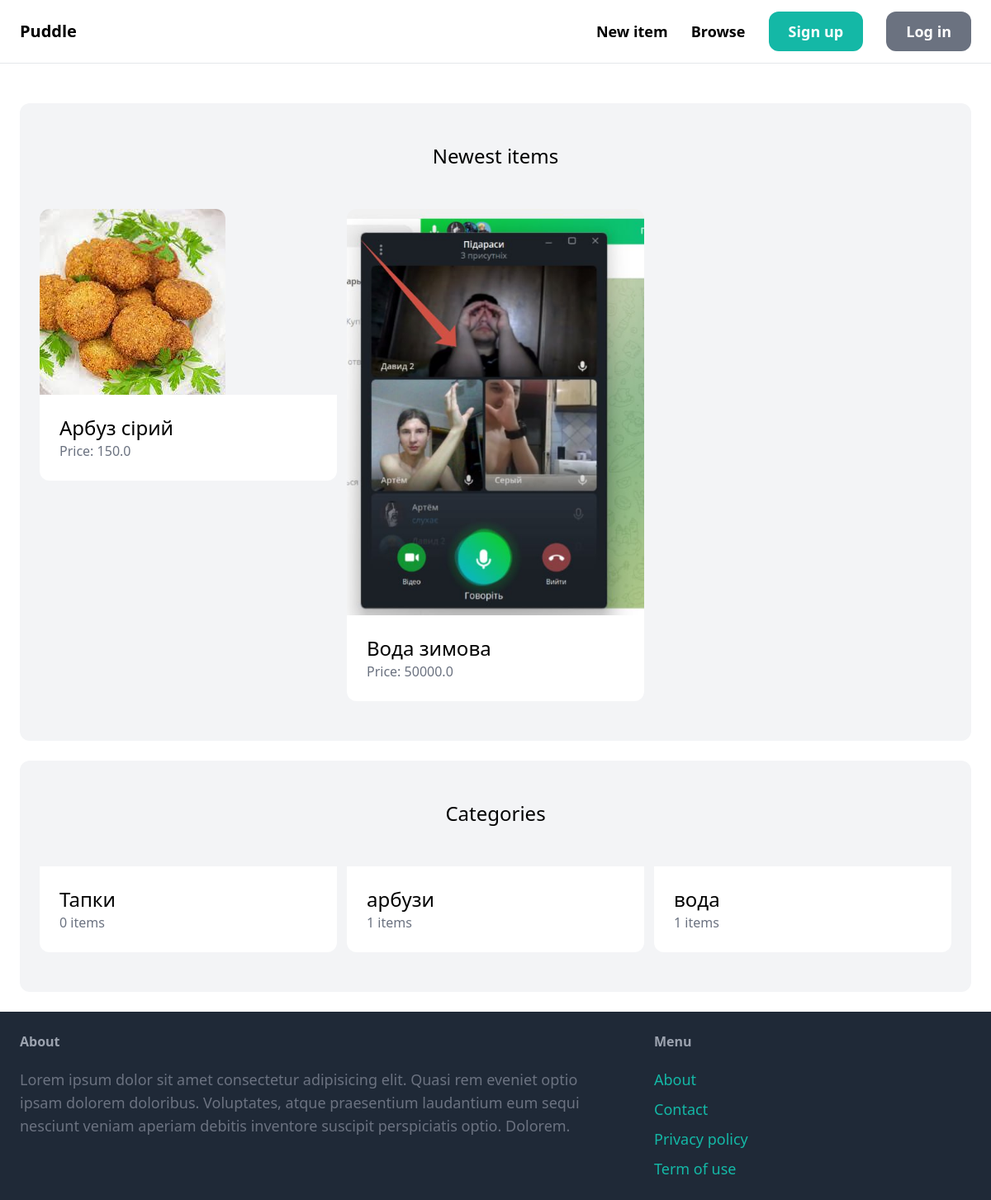
Before: / with the older database file.
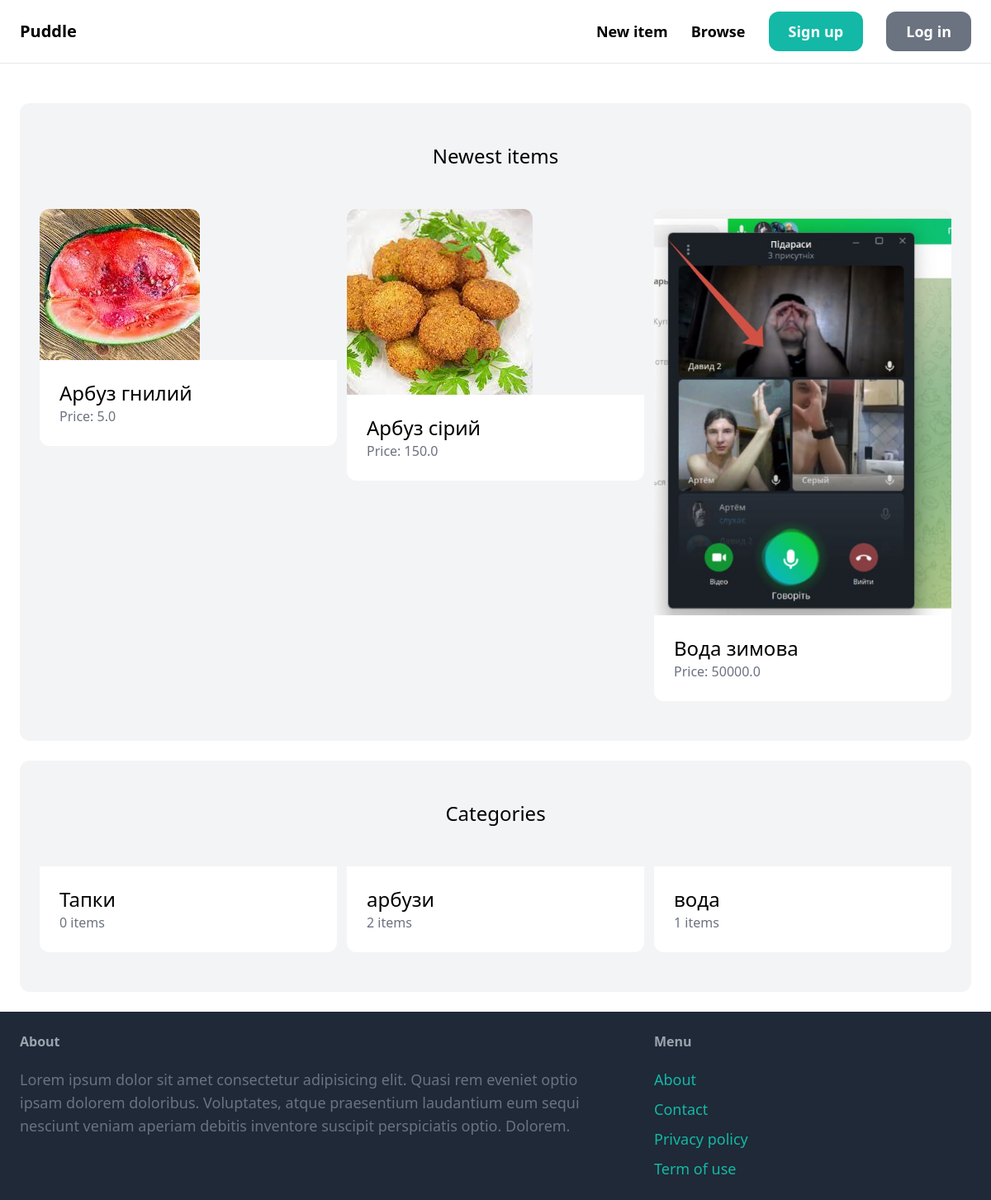
After: the same page with the newer database file.
### item/models.py (models this page shows, shortened)
class Item(models.Model):
    Category = models.ForeignKey(Category, related_name='items', on_delete=models.CASCADE)#категорія
    name = models.CharField(max_length=255) #назва
    descriptions=models.TextField(blank=True,null=True) # опис
    image = models.ImageField(upload_to='item_images',blank=True,null=True) # картинка
    price = models.FloatField() # ціна
    is_sold=models.BooleanField(default=False) # чи продано
    created_by = models.ForeignKey(User, related_name='items',on_delete=models.CASCADE)# хто створив
    created_at = models.DateTimeField(auto_now=True)# коли створенно
    class Meta:
        ordering = ('name',) #сортування за ім'ям

class Category(models.Model):
    name = models.CharField(max_length=255)
    class Meta:
        ordering = ('name',) #сортування за ім'ям в категоріях
        verbose_name_plural='Категорії' # вивід назви категорій

### core/views.py (the view)
# urls.py: path('',index, name='index'),
def index(request):
    items = Item.objects.filter(is_sold=False)[0:6]
    Categories = Category.objects.all()
    return render(request,  'core/index.html',{
                            'categories': Categories,
                            'items': items,
                  })

### core/templates/core/index.html (shortened to what this page needs)
{% extends 'core/base.html'%}
{% block content %}
     <div class="mt-6 px-6 py-12 bg-gray-100 rounded-xl">
        <h2 class="mb-12 text-2xl text-center"> Newest items</h2>
        <div class="grid grid-cols-3 gap-3">
            {% for item in items %}
                <div>
                    <a href="{% url 'item:detail' item.id %}">
                        <div>
                            <img src="{{ item.image.url  }}" class="rounded-t-xl">
                        </div>
                        <div class="p-6 bg-white rounded-b-xl">
                            <h2 class="text-2xl">{{  item.name  }}</h2>
                            <p class="text-gray-500">Price: {{  item.price  }}</p>
                        </div>
                    </a>
                </div>
            {% endfor %}
        </div>
    </div>
   <div class="mt-6 px-6 py-12 bg-gray-100 rounded-xl">
        <h2 class="mb-12 text-2xl text-center"> Categories</h2>
        <div class="grid grid-cols-3 gap-3">
            {% for category in categories %}
            <div>
                <a href="#">
                    <div class="p-6 bg-white rounded-b-xl">
                        <h2 class="text-2xl">{{  category.name  }}</h2>
                        <p class="text-gray-500">{{ category.items.count }} items</p>
                    </div>
                </a>
            </div>
            {% endfor %}
        </div>
    </div>
{% endblock %}

### core/templates/core/base.html (shortened to what this page needs)
<!DOCTYPE html>
<html lang="en">
<head>
    <script src="https://cdn.tailwindcss.com"></script>
</head>
<body>
    <nav class="py-6 px-6 flex justify-between items-center border-b border-gray-200">
        <a href="/" class="text-xl font-semibold">Puddle</a>
        <div class="space-x-6">
            <a href="#" class="text-lg font-semibold hover:text-gray-500">New item</a>
            <a href="#" class="text-lg font-semibold hover:text-gray-500">Browse</a>
            <a href="#" class="px-6 py-3 text-lg font-semibold bg-teal-500 text-white rounded-xl hover:bg-teal-700">Sign up</a>
            <a href="#" class="px-6 py-3 text-lg font-semibold bg-gray-500 text-white rounded-xl hover:bg-teal-700">Log in</a>
        </div>
    </nav>
    <div class="px-6 py-6">
        {% block content %}
        {% endblock %}
    </div>
    <footer class="py-6 px-6 flex justify-between bg-gray-800">
        <div class="w-2/3 pr-10">
            <h3 class="mb-5 font-semibold text-gray-400">About</h3>
            <p class="text-lg text-gray-500">Lorem ipsum dolor sit amet consectetur adipisicing elit. Quasi rem eveniet optio ipsam dolorem doloribus. Voluptates, atque praesentium laudantium eum sequi nesciunt veniam aperiam debitis inventore suscipit perspiciatis optio. Dolorem.</p>
        </div>
        <div class="w-1/3">
            <h3 class="mb-5 font-semibold text-gray-400">Menu</h3>
            <ul class="space-y-2">
                <li> <a href="#" class="text-lg text-teal-500 hover:text-teal-700">About</a></li>
                <li> <a href="{% url 'contact' %}" class="text-lg text-teal-500 hover:text-teal-700">Contact</a></li>
                <li> <a href="#" class="text-lg text-teal-500 hover:text-teal-700">Privacy policy</a></li>
                <li> <a href="#" class="text-lg text-teal-500 hover:text-teal-700">Term of use</a></li>
            </ul>
        </div>
    </footer>
</body>
</html>

Changed rows visible on the page:
added Item: image (picture), name "Арбуз гнилий", price "5.0"
computed for Category "арбузи": items.count "1" → "2"
